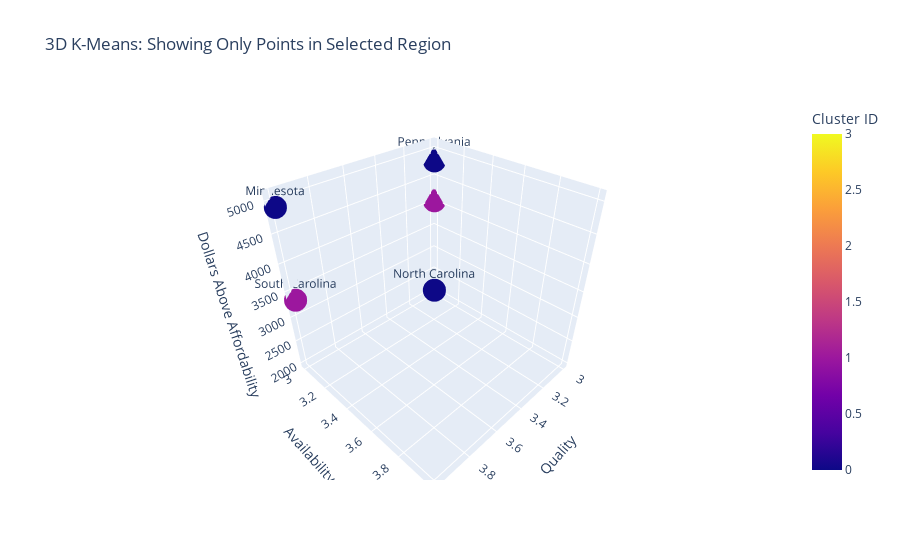

Notebook code cell kept with this figure:
### Code cell
# Define the Bounding Box and Apply the Mask
x_bounds = [2.5, 9.5]
y_bounds = [2.5, 9.5]
z_bounds = [0, 5500]

# Create the boolean mask using your DataFrame columns
mask = (df_3d['Quality'] >= x_bounds[0]) & (df_3d['Quality'] <= x_bounds[1]) & \
       (df_3d['Availability'] >= y_bounds[0]) & (df_3d['Availability'] <= y_bounds[1]) & \
       (df_3d['Dollars Above Affordability'] >= z_bounds[0]) & (df_3d['Dollars Above Affordability'] <= z_bounds[1])

# Filter the DataFrame to Keep Only Points INSIDE the Region
# This is the key step. We create a new DataFrame from the mask.
df_in_region = df_3d[mask].copy() # .copy() is used to avoid a SettingWithCopyWarning

# Display the change in size
print(f"Points in original DataFrame: {len(df_3d)}")
print(f"Points after filtering for region: {len(df_in_region)}")

# Visualize Only the Points from the Selected Region
# Notice the first argument is now our new, filtered DataFrame.
fig = px.scatter_3d(
    df_in_region, # <-- We are using the filtered data here
    x='Quality',
    y='Availability',
    z='Dollars Above Affordability',
    color='cluster',
    text='State_Name',
    hover_name='State_Name',
    title="3D K-Means: Showing Only Points in Selected Region",
    labels={'cluster': 'Cluster ID'}
)

fig.update_traces(textposition='top center')
fig.show()

### Figure 1 — Plotly figure (JSON) as saved in the notebook; plotly's stock layout.template omitted (floating-point values rounded to 4 significant figures)
{"data": [{"hovertemplate": "<b>%{hovertext}</b><br><br>Quality=%{x}<br>Availability=%{y}<br>Dollars Above Affordability=%{z}<br>State_Name=%{text}<br>Cluster ID=%{marker.color}<extra></extra>", "hovertext": ["Florida", "Georgia", "Minnesota", "North Carolina", "Pennsylvania", "South Carolina"], "legendgroup": "", "marker": {"color": [1, 3, 0, 0, 0, 1], "coloraxis": "coloraxis", "symbol": "circle"}, "mode": "markers+text", "name": "", "scene": "scene", "showlegend": false, "text": ["Florida", "Georgia", "Minnesota", "North Carolina", "Pennsylvania", "South Carolina"], "textposition": "top center", "type": "scatter3d", "x": [3, 3, 4, 4, 3, 4], "y": [3, 3, 3, 4, 3, 3], "z": [4038.0, 2008.0, 4912.0, 5062.0, 4792.0, 3345.0]}], "layout": {"autosize": true, "coloraxis": {"colorbar": {"title": {"text": "Cluster ID"}}, "colorscale": [[0, "#0d0887"], [0.1111, "#46039f"], [0.2222, "#7201a8"], [0.3333, "#9c179e"], [0.4444, "#bd3786"], [0.5556, "#d8576b"], [0.6667, "#ed7953"], [0.7778, "#fb9f3a"], [0.8889, "#fdca26"], [1, "#f0f921"]]}, "legend": {"tracegroupgap": 0}, "scene": {"aspectmode": "auto", "aspectratio": {"x": 1, "y": 1, "z": 1}, "domain": {"x": [0, 1], "y": [0, 1]}, "xaxis": {"title": {"text": "Quality"}, "type": "linear"}, "yaxis": {"title": {"text": "Availability"}, "type": "linear"}, "zaxis": {"title": {"text": "Dollars Above Affordability"}, "type": "linear"}}, "title": {"text": "3D K-Means: Showing Only Points in Selected Region"}}}
